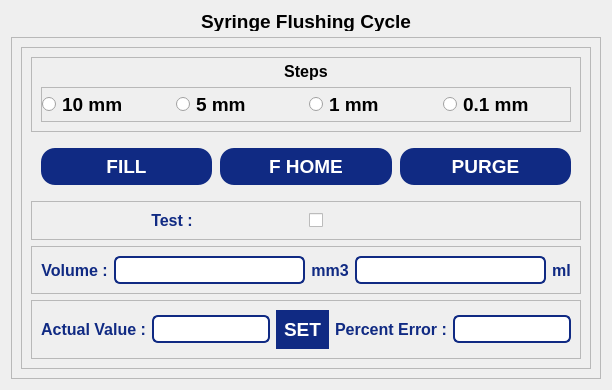
               <widget class="QWidget" name="syringeflushPage">
                <layout class="QVBoxLayout" name="verticalLayout_63">
                 <item>
                  <widget class="QLabel" name="page3Label_5">
                   <property name="minimumSize">
                    <size>
                     <width>0</width>
                     <height>20</height>
                    </size>
                   </property>
                   <property name="maximumSize">
                    <size>
                     <width>16777215</width>
                     <height>20</height>
                    </size>
                   </property>
                   <property name="font">
                    <font>
                     <pointsize>14</pointsize>
                     <bold>true</bold>
                    </font>
                   </property>
                   <property name="text">
                    <string>Syringe Flushing Cycle</string>
                   </property>
                   <property name="alignment">
                    <set>Qt::AlignmentFlag::AlignCenter</set>
                   </property>
                  </widget>
                 </item>
                 <item>
                  <widget class="QFrame" name="syringeFrame">
                   <property name="frameShape">
                    <enum>QFrame::Shape::StyledPanel</enum>
                   </property>
                   <property name="frameShadow">
                    <enum>QFrame::Shadow::Raised</enum>
                   </property>
                   <layout class="QHBoxLayout" name="horizontalLayout_26">
                    <item>
                     <widget class="QFrame" name="syringemidFrame">
                      <property name="frameShape">
                       <enum>QFrame::Shape::StyledPanel</enum>
                      </property>
                      <property name="frameShadow">
                       <enum>QFrame::Shadow::Raised</enum>
                      </property>
                      <layout class="QVBoxLayout" name="verticalLayout_65">
                       <item>
                        <widget class="QFrame" name="stepsFrame_2">
                         <property name="frameShape">
                          <enum>QFrame::Shape::StyledPanel</enum>
                         </property>
                         <property name="frameShadow">
                          <enum>QFrame::Shadow::Raised</enum>
                         </property>
                         <layout class="QVBoxLayout" name="verticalLayout_64">
                          <property name="topMargin">
                           <number>4</number>
                          </property>
                          <item alignment="Qt::AlignmentFlag::AlignTop">
                           <widget class="QLabel" name="label_15">
                            <property name="minimumSize">
                             <size>
                              <width>0</width>
                              <height>15</height>
                             </size>
                            </property>
                            <property name="font">
                             <font>
                              <pointsize>12</pointsize>
                              <bold>true</bold>
                             </font>
                            </property>
                            <property name="text">
                             <string>Steps</string>
                            </property>
                            <property name="alignment">
                             <set>Qt::AlignmentFlag::AlignCenter</set>
                            </property>
                           </widget>
                          </item>
                          <item>
                           <widget class="QFrame" name="frame_13">
                            <property name="sizePolicy">
                             <sizepolicy hsizetype="Expanding" vsizetype="Expanding">
                              <horstretch>0</horstretch>
                              <verstretch>0</verstretch>
                             </sizepolicy>
                            </property>
                            <property name="minimumSize">
                             <size>
                              <width>0</width>
                              <height>35</height>
                             </size>
                            </property>
                            <property name="frameShape">
                             <enum>QFrame::Shape::StyledPanel</enum>
                            </property>
                            <property name="frameShadow">
                             <enum>QFrame::Shadow::Raised</enum>
                            </property>
                            <layout class="QHBoxLayout" name="horizontalLayout_48">
                             <property name="leftMargin">
                              <number>0</number>
                             </property>
                             <property name="topMargin">
                              <number>0</number>
                             </property>
                             <property name="rightMargin">
                              <number>0</number>
                             </property>
                             <property name="bottomMargin">
                              <number>0</number>
                             </property>
                             <item>
                              <widget class="QRadioButton" name="travel10_RadioButton_3">
                               <property name="font">
                                <font>
                                 <pointsize>14</pointsize>
                                 <bold>true</bold>
                                </font>
                               </property>
                               <property name="text">
                                <string>10 mm</string>
                               </property>
                              </widget>
                             </item>
                             <item>
                              <widget class="QRadioButton" name="travel5_RadioButton">
                               <property name="font">
                                <font>
                                 <pointsize>14</pointsize>
                                 <bold>true</bold>
                                </font>
                               </property>
                               <property name="text">
                                <string>5 mm</string>
                               </property>
                              </widget>
                             </item>
                             <item>
                              <widget class="QRadioButton" name="travel1_RadioButton_3">
                               <property name="font">
                                <font>
                                 <pointsize>14</pointsize>
                                 <bold>true</bold>
                                </font>
                               </property>
                               <property name="text">
                                <string>1 mm</string>
                               </property>
                              </widget>
                             </item>
                             <item>
                              <widget class="QRadioButton" name="travel01_RadioButton">
                               <property name="font">
                                <font>
                                 <pointsize>14</pointsize>
                                 <bold>true</bold>
                                </font>
                               </property>
                               <property name="text">
                                <string>0.1 mm</string>
                               </property>
                              </widget>
                             </item>
                            </layout>
                           </widget>
                          </item>
                         </layout>
                        </widget>
                       </item>
                       <item>
                        <widget class="QWidget" name="widget_13" native="true">
                         <layout class="QHBoxLayout" name="horizontalLayout_50">
                          <item>
                           <widget class="QPushButton" name="pgmfillPushButton">
                            <property name="sizePolicy">
                             <sizepolicy hsizetype="Expanding" vsizetype="Expanding">
                              <horstretch>0</horstretch>
                              <verstretch>0</verstretch>
                             </sizepolicy>
                            </property>
                            <property name="maximumSize">
                             <size>
                              <width>350</width>
                              <height>50</height>
                             </size>
                            </property>
                            <property name="font">
                             <font>
                              <pointsize>14</pointsize>
                              <bold>true</bold>
                             </font>
                            </property>
                            <property name="styleSheet">
                             <string notr="true">QPushButton {
	color: rgb(255, 255, 255);	
	background-color: rgb(16, 42, 131);
	border-color: transparent;
	border-style: outset;
	border-radius: 15px;
	border-width: 2px;
	padding: 6px;
}

QPushButton:hover {
	color: rgb(16, 42, 131);
	background-color: rgb(167, 198, 229);
	border-color: rgb(16, 42, 131);
}

QPushButton:disabled {
	background-color: rgb(172, 172, 172);
}</string>
                            </property>
                            <property name="text">
                             <string>FILL</string>
                            </property>
                           </widget>
                          </item>
                          <item>
                           <widget class="QPushButton" name="pgmfillhomePushButton">
                            <property name="sizePolicy">
                             <sizepolicy hsizetype="Expanding" vsizetype="Expanding">
                              <horstretch>0</horstretch>
                              <verstretch>0</verstretch>
                             </sizepolicy>
                            </property>
                            <property name="maximumSize">
                             <size>
                              <width>350</width>
                              <height>50</height>
                             </size>
                            </property>
                            <property name="font">
                             <font>
                              <pointsize>14</pointsize>
                              <bold>true</bold>
                             </font>
                            </property>
                            <property name="styleSheet">
                             <string notr="true">QPushButton {
	color: rgb(255, 255, 255);	
	background-color: rgb(16, 42, 131);
	border-color: transparent;
	border-style: outset;
	border-radius: 15px;
	border-width: 2px;
	padding: 6px;
}

QPushButton:hover {
	color: rgb(16, 42, 131);
	background-color: rgb(167, 198, 229);
	border-color: rgb(16, 42, 131);
}

QPushButton:disabled {
	background-color: rgb(172, 172, 172);
}</string>
                            </property>
                            <property name="text">
                             <string>F HOME</string>
                            </property>
                           </widget>
                          </item>
                          <item>
                           <widget class="QPushButton" name="pgmpurgePushButton">
                            <property name="sizePolicy">
                             <sizepolicy hsizetype="Expanding" vsizetype="Expanding">
                              <horstretch>0</horstretch>
                              <verstretch>0</verstretch>
                             </sizepolicy>
                            </property>
                            <property name="maximumSize">
                             <size>
                              <width>350</width>
                              <height>50</height>
                             </size>
                            </property>
                            <property name="font">
                             <font>
                              <pointsize>14</pointsize>
                              <bold>true</bold>
                             </font>
                            </property>
                            <property name="styleSheet">
                             <string notr="true">QPushButton {
	color: rgb(255, 255, 255);	
	background-color: rgb(16, 42, 131);
	border-color: transparent;
	border-style: outset;
	border-radius: 15px;
	border-width: 2px;
	padding: 6px;
}

QPushButton:hover {
	color: rgb(16, 42, 131);
	background-color: rgb(167, 198, 229);
	border-color: rgb(16, 42, 131);
}

QPushButton:disabled {
	background-color: rgb(172, 172, 172);
}</string>
                            </property>
                            <property name="text">
                             <string>PURGE</string>
                            </property>
                           </widget>
                          </item>
                         </layout>
                        </widget>
                       </item>
                       <item>
                        <widget class="QFrame" name="frame_14">
                         <property name="frameShape">
                          <enum>QFrame::Shape::StyledPanel</enum>
                         </property>
                         <property name="frameShadow">
                          <enum>QFrame::Shadow::Raised</enum>
                         </property>
                         <layout class="QHBoxLayout" name="horizontalLayout_53">
                          <item>
                           <widget class="QLabel" name="userLabel_2">
                            <property name="font">
                             <font>
                              <pointsize>12</pointsize>
                              <bold>true</bold>
                             </font>
                            </property>
                            <property name="styleSheet">
                             <string notr="true">QLabel {
    color: rgb(16, 42, 131);
    font-weight: bold;
}</string>
                            </property>
                            <property name="text">
                             <string>Test :</string>
                            </property>
                            <property name="alignment">
                             <set>Qt::AlignmentFlag::AlignCenter</set>
                            </property>
                           </widget>
                          </item>
                          <item>
                           <widget class="QCheckBox" name="testCheckBox">
                            <property name="text">
                             <string/>
                            </property>
                           </widget>
                          </item>
                         </layout>
                        </widget>
                       </item>
                       <item>
                        <widget class="QFrame" name="frame_15">
                         <property name="frameShape">
                          <enum>QFrame::Shape::StyledPanel</enum>
                         </property>
                         <property name="frameShadow">
                          <enum>QFrame::Shadow::Raised</enum>
                         </property>
                         <layout class="QHBoxLayout" name="horizontalLayout_60">
                          <item>
                           <widget class="QLabel" name="userLabel_3">
                            <property name="font">
                             <font>
                              <pointsize>12</pointsize>
                              <bold>true</bold>
                             </font>
                            </property>
                            <property name="styleSheet">
                             <string notr="true">QLabel {
    color: rgb(16, 42, 131);
    font-weight: bold;
}</string>
                            </property>
                            <property name="text">
                             <string>Volume :</string>
                            </property>
                            <property name="alignment">
                             <set>Qt::AlignmentFlag::AlignCenter</set>
                            </property>
                           </widget>
                          </item>
                          <item>
                           <widget class="QLineEdit" name="volumemmLineEdit">
                            <property name="styleSheet">
                             <string notr="true">QLineEdit {
    border: 2px solid #102a83;
    border-radius: 6px;       /* Optional: for rounded corners */
    padding: 4px;             /* Optional: inner spacing */
    color: #102a83;           /* Text color inside the line edit */
}
</string>
                            </property>
                           </widget>
                          </item>
                          <item>
                           <widget class="QLabel" name="userLabel_4">
                            <property name="font">
                             <font>
                              <pointsize>12</pointsize>
                              <bold>true</bold>
                             </font>
                            </property>
                            <property name="styleSheet">
                             <string notr="true">QLabel {
    color: rgb(16, 42, 131);
    font-weight: bold;
}</string>
                            </property>
                            <property name="text">
                             <string>mm3</string>
                            </property>
                            <property name="alignment">
                             <set>Qt::AlignmentFlag::AlignCenter</set>
                            </property>
                           </widget>
                          </item>
                          <item>
                           <widget class="QLineEdit" name="volumemlLineEdit">
                            <property name="styleSheet">
                             <string notr="true">QLineEdit {
    border: 2px solid #102a83;
    border-radius: 6px;       /* Optional: for rounded corners */
    padding: 4px;             /* Optional: inner spacing */
    color: #102a83;           /* Text color inside the line edit */
}
</string>
                            </property>
                           </widget>
                          </item>
                          <item>
                           <widget class="QLabel" name="userLabel_5">
                            <property name="font">
                             <font>
                              <pointsize>12</pointsize>
                              <bold>true</bold>
                             </font>
                            </property>
                            <property name="styleSheet">
                             <string notr="true">QLabel {
    color: rgb(16, 42, 131);
    font-weight: bold;
}</string>
                            </property>
                            <property name="text">
                             <string>ml</string>
                            </property>
                            <property name="alignment">
                             <set>Qt::AlignmentFlag::AlignCenter</set>
                            </property>
                           </widget>
                          </item>
                         </layout>
                        </widget>
                       </item>
                       <item>
                        <widget class="QFrame" name="frame_16">
                         <property name="frameShape">
                          <enum>QFrame::Shape::StyledPanel</enum>
                         </property>
                         <property name="frameShadow">
                          <enum>QFrame::Shadow::Raised</enum>
                         </property>
                         <layout class="QHBoxLayout" name="horizontalLayout_54">
                          <item>
                           <widget class="QLabel" name="userLabel_6">
                            <property name="font">
                             <font>
                              <pointsize>12</pointsize>
                              <bold>true</bold>
                             </font>
                            </property>
                            <property name="styleSheet">
                             <string notr="true">QLabel {
    color: rgb(16, 42, 131);
    font-weight: bold;
}</string>
                            </property>
                            <property name="text">
                             <string>Actual Value :</string>
                            </property>
                            <property name="alignment">
                             <set>Qt::AlignmentFlag::AlignCenter</set>
                            </property>
                           </widget>
                          </item>
                          <item>
                           <widget class="QLineEdit" name="actvalueLineEdit">
                            <property name="styleSheet">
                             <string notr="true">QLineEdit {
    border: 2px solid #102a83;
    border-radius: 6px;       /* Optional: for rounded corners */
    padding: 4px;             /* Optional: inner spacing */
    color: #102a83;           /* Text color inside the line edit */
}
</string>
                            </property>
                           </widget>
                          </item>
                          <item>
                           <widget class="QPushButton" name="actvaluesetPushButton">
                            <property name="minimumSize">
                             <size>
                              <width>0</width>
                              <height>0</height>
                             </size>
                            </property>
                            <property name="font">
                             <font>
                              <pointsize>14</pointsize>
                              <bold>true</bold>
                             </font>
                            </property>
                            <property name="styleSheet">
                             <string notr="true">QPushButton {
	color: rgb(255, 255, 255);	
	background-color: rgb(16, 42, 131);
	border-color: transparent;
	border-style: outset;
	border-radius: 20px;
	border-width: 2px;
	padding: 6px;
}

QPushButton:hover {
	color: rgb(16, 42, 131);
	background-color: rgb(167, 198, 229);
	border-color: rgb(16, 42, 131);
}

QPushButton:disabled {
	background-color: rgb(172, 172, 172);
}</string>
                            </property>
                            <property name="text">
                             <string>SET</string>
                            </property>
                           </widget>
                          </item>
                          <item>
                           <widget class="QLabel" name="userLabel_7">
                            <property name="font">
                             <font>
                              <pointsize>12</pointsize>
                              <bold>true</bold>
                             </font>
                            </property>
                            <property name="styleSheet">
                             <string notr="true">QLabel {
    color: rgb(16, 42, 131);
    font-weight: bold;
}</string>
                            </property>
                            <property name="text">
                             <string>Percent Error :</string>
                            </property>
                            <property name="alignment">
                             <set>Qt::AlignmentFlag::AlignCenter</set>
                            </property>
                           </widget>
                          </item>
                          <item>
                           <widget class="QLineEdit" name="percenterrorLineEdit">
                            <property name="styleSheet">
                             <string notr="true">QLineEdit {
    border: 2px solid #102a83;
    border-radius: 6px;       /* Optional: for rounded corners */
    padding: 4px;             /* Optional: inner spacing */
    color: #102a83;           /* Text color inside the line edit */
}
</string>
                            </property>
                           </widget>
                          </item>
                         </layout>
                        </widget>
                       </item>
                      </layout>
                     </widget>
                    </item>
                   </layout>
                  </widget>
                 </item>
                </layout>
               </widget>
